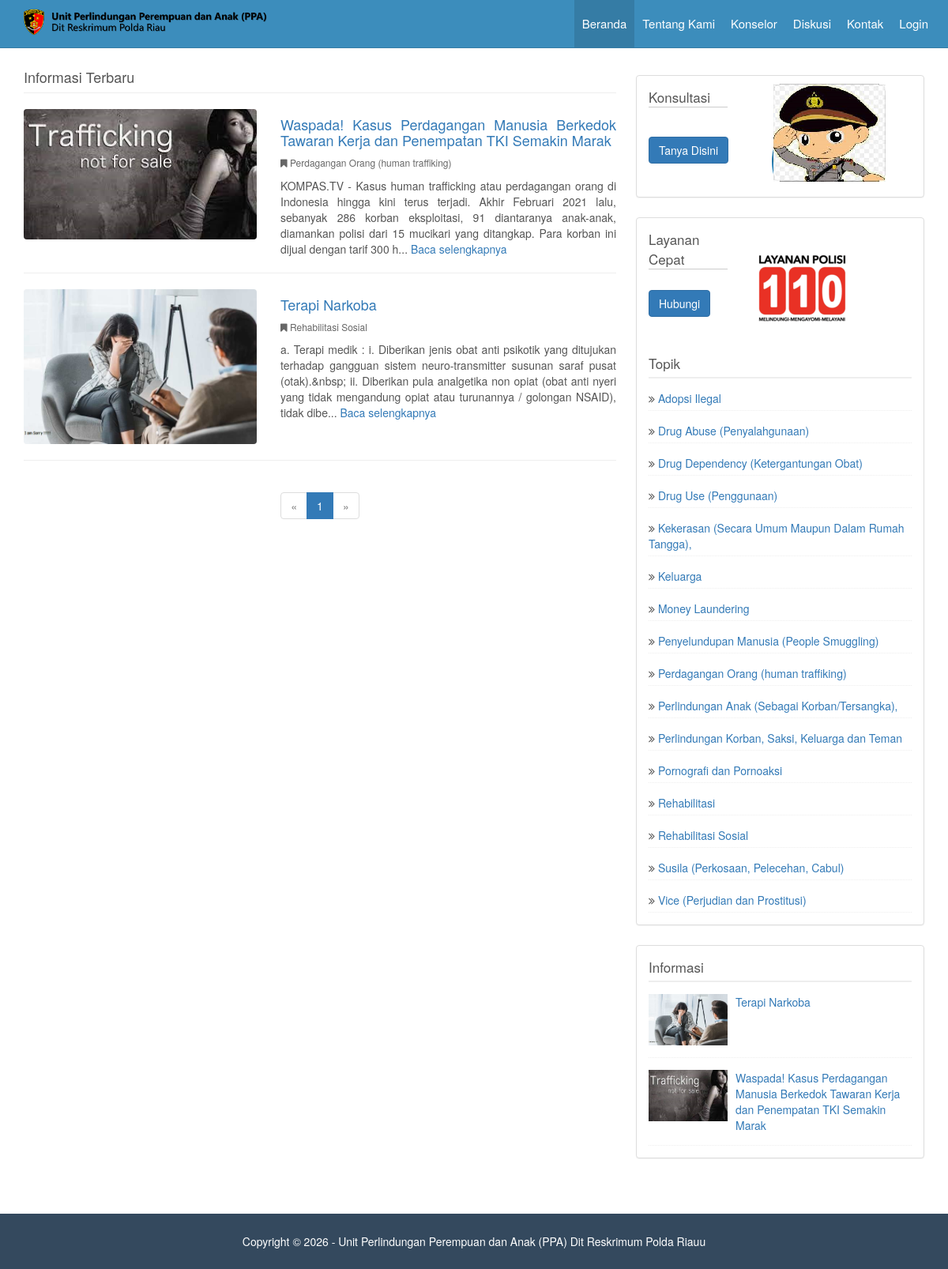
Screenshot of /main.php?page=home&hal=1 with the database file from the repository.
### tables this page shows
CREATE TABLE `tbl_informasi` (
  `id_informasi` int(11) NOT NULL,
  `tanggal` timestamp NOT NULL DEFAULT current_timestamp(),
  `judul` varchar(255) NOT NULL,
  `isi` text NOT NULL,
  `id_kategori` int(11) NOT NULL,
  `gambar` varchar(255) NOT NULL
);

CREATE TABLE `tbl_kategori` (
  `id_kategori` int(11) NOT NULL,
  `nama_kategori` varchar(100) NOT NULL
);

### sidebar-kanan.php (the view, shortened to what this page needs)
<?php
if ($_GET['page']=='home') {
    $margin = '25px';
} else {
    $margin = '45px';
}
?>
<?php
if (!empty($_SESSION['email_klien']) && !empty($_SESSION['password_klien'])) { ?>
    <div style="margin-top:<?php echo $margin; ?>" class="panel panel-default">
        <div class="panel-body">
            <p style="font-size:17px;border-bottom: 1px solid #ccc;width:100px">Konsultasi</p>
            <a class="btn btn-primary" href="?page=form_konsultasi&form=add">Tanya Disini</a>
            <img style="margin-top:-40px;margin-left:50px" src="assets/img/tanya-dokter.png">
        </div>
    </div>
<?php
} else { ?>
    <div style="margin-top:<?php echo $margin; ?>" class="panel panel-default">
        <div class="panel-body">
            <p style="font-size:17px;border-bottom: 1px solid #ccc;width:100px">Konsultasi</p>
            <a class="btn btn-primary" href="?page=login">Tanya Disini</a>
            <img style="margin-top:-40px;margin-left:50px" src="assets/img/tanya-dokter.png">
        </div>
    </div>
<?php
}
?>
<div style="margin-top:25px" class="panel panel-default">
    <div class="panel-body">
        <p style="font-size:17px;border-bottom: 1px solid #ccc;width:100px">Layanan Cepat</p>
        <a class="btn btn-primary" href="tel:110">Hubungi</a>
        <img style="margin-top:-40px;margin-left:50px" src="assets/img/110.gif">
    </div>
    <div class="panel-body">
        <p style="margin-bottom:5px;font-size:17px;border-bottom:2px solid #eee;padding-bottom:5px">Topik</p>
    <?php
    $query = mysqli_query($mysqli, "SELECT * FROM tbl_kategori ORDER BY nama_kategori ASC")
                        or die('Ada kesalahan pada query tampil data kategori : '.mysqli_error($mysqli));
    while($data = mysqli_fetch_assoc($query)) {
    ?>
        <div class="media">
            <div class="media-body">
                <i class="fa fa-angle-double-right"></i>
                <a class="media-heading" href="?page=kategori&id=<?php echo $data['id_kategori']; ?>"><?php echo $data['nama_kategori']; ?></a>
            </div>
        </div>
        <div style="border-bottom:1px dotted #eee;padding-bottom:5px"></div>
    <?php
    }
    ?>
    </div>
</div>
<div style="margin-top:25px" class="panel panel-default">
    <div class="panel-body">
        <p style="margin-bottom:5px;font-size:17px;border-bottom:2px solid #eee;padding-bottom:5px">Informasi</p>
    <?php
    $query = mysqli_query($mysqli, "SELECT * FROM tbl_informasi ORDER BY RAND() DESC LIMIT 6")
                        or die('Ada kesalahan pada query tampil data berita kesehatan : '.mysqli_error($mysqli));
    while($data = mysqli_fetch_assoc($query)) {
    ?>
        <div class="media">
            <div class="media-left">
                <a href="?page=detail&id=<?php echo $data['id_informasi']; ?>">
                    <img style="height:65px;width:100px" style="margin-top: 5px" class="media-object" src="images/informasi/<?php echo $data['gambar']; ?>" alt="Berita Kesehatan">
                </a>
            </div>
            <div class="media-body">
                <a class="media-heading" href="?page=detail&id=<?php echo $data['id_informasi']; ?>"><?php echo $data['judul']; ?></a>
            </div>
        </div>
        <div style="border-bottom:1px dotted #eee;padding-bottom:15px"></div>
    <?php
    }
    ?>
    </div>
</div>

### pages/home/view.php (shortened to what this page needs)
<?php
$isPaging = isset($_GET['hal']) && $_GET['hal'] !== '';
$page     = $isPaging ? max(1, (int)$_GET['hal']) : 1;
$batas = 5;
$qJumlah = mysqli_query($mysqli, "SELECT COUNT(*) AS total FROM tbl_informasi")
    or die('Ada kesalahan pada query jumlah_record: ' . mysqli_error($mysqli));
$rowJumlah = mysqli_fetch_assoc($qJumlah);
$jumlah = (int)($rowJumlah['total'] ?? 0);
$halaman = ($jumlah > 0) ? (int)ceil($jumlah / $batas) : 1;
$mulai   = ($page - 1) * $batas;
$query = mysqli_query(
    $mysqli,
    "SELECT a.*, b.nama_kategori
     FROM tbl_informasi a
     INNER JOIN tbl_kategori b ON a.id_kategori = b.id_kategori
     ORDER BY a.id_informasi DESC
     LIMIT $mulai, $batas"
) or die('Ada kesalahan pada query tampil data informasi : ' . mysqli_error($mysqli));
?>
<div class="row home-main">
    <div class="col-md-8 col-sm-8 col-xs-12">
        <div class="row">
            <div class="col-md-12">
                <h4 class="page-header home-info-title">Informasi Terbaru</h4>
                <?php while ($data = mysqli_fetch_assoc($query)) {
                    $isi = substr(strip_tags($data['isi']), 0, 280);
                    $id  = (int)$data['id_informasi'];
                ?>
                    <div class="row home-info-item">
                        <div class="col-md-5">
                            <a href="?page=detail&id=<?php echo $id; ?>">
                                <img class="img-responsive img-hover home-info-image"
                                     src="images/informasi/<?php echo htmlspecialchars($data['gambar']); ?>"
                                     alt="informasi">
                            </a>
                        </div>
                        <div class="col-md-7" style="text-align:justify">
                            <a href="?page=detail&id=<?php echo $id; ?>">
                                <h4><?php echo htmlspecialchars($data['judul']); ?></h4>
                            </a>
                            <p style="font-size:12px;color:#666">
                                <i class="fa fa-bookmark"></i> <?php echo htmlspecialchars($data['nama_kategori']); ?>
                            </p>
                            <?php echo htmlspecialchars($isi); ?>...
                            <a href="?page=detail&id=<?php echo $id; ?>">Baca selengkapnya</a>
                        </div>
                    </div>
                    <hr>
                <?php } ?>
                <div class="row text-center">
                    <div class="col-lg-12">
                        <ul class="pagination">
                            <?php if ($page <= 1) { ?>
                                <li class="disabled"><a href="javascript:void(0)">&laquo;</a></li>
                            <?php } else { ?>
                                <li><a href="?page=home&hal=<?php echo $page - 1; ?>">&laquo;</a></li>
                            <?php } ?>
                            <?php for ($x = 1; $x <= $halaman; $x++) { ?>
                                <li class="<?php echo ($x === $page) ? 'active' : ''; ?>">
                                    <a href="?page=home&hal=<?php echo $x; ?>"><?php echo $x; ?></a>
                                </li>
                            <?php } ?>
                            <?php if ($page >= $halaman) { ?>
                                <li class="disabled"><a href="javascript:void(0)">&raquo;</a></li>
                            <?php } else { ?>
                                <li><a href="?page=home&hal=<?php echo $page + 1; ?>">&raquo;</a></li>
                            <?php } ?>
                        </ul>
                    </div>
                </div>
            </div>
        </div>
    </div>
    <div class="col-md-4 col-sm-4 col-xs-12 home-sidebar">
        <?php include "sidebar-kanan.php"; ?>
    </div>
</div>

### assets/css/modern-business.css (style rules this page uses)
html, body { height: 100%; }
body { padding-top: 50px; }

### assets/css/style.css (style rules this page uses)
body { font-family: "Helvetica Neue", Helvetica, Arial, sans-serif; font-size: 14px; line-height: 1.42857143; color: #555; background-color: #fff; padding-top: 60px; }
.carousel-inner > .item > a > img, .carousel-inner > .item > img, .img-responsive, .thumbnail a > img, .thumbnail > img { display: block; height: auto; max-width: 100%; width: 100%; }
.home-main { margin-top: 10px; }
.home-info-title { margin-top: 18px; }
.home-info-item { margin-bottom: 10px; }
.home-info-image { width: 100%; height: auto; border-radius: 4px; }
.home-sidebar { padding-left: 10px; }

### rows the page displays
tbl_informasi: gambar (picture), judul "Waspada! Kasus Perdagangan Manusia Berkedok Tawaran Kerja dan Penempatan TKI Semakin Marak", id_kategori.nama_kategori "Perdagangan Orang (human traffiking)", isi "KOMPAS.TV - Kasus human trafficking atau perdagangan orang di Indonesia hingga kini terus terjadi. Akhir Februari 2021 lalu, sebanyak 286 korban eksploitasi, 91 diantaranya anak-anak, diamankan polisi dari 15 mucikari yang ditangkap. Para korban ini dijual dengan tarif 300 h"
tbl_informasi: gambar (picture), judul "Terapi Narkoba", id_kategori.nama_kategori "Rehabilitasi Sosial", isi "a. Terapi medik : i. Diberikan jenis obat anti psikotik yang ditujukan terhadap gangguan sistem neuro-transmitter susunan saraf pusat (otak).&nbsp; ii. Diberikan pula analgetika non opiat (obat anti nyeri yang tidak mengandung opiat atau turunannya / golongan NSAID), tidak dibe"
tbl_kategori: nama_kategori "Adopsi Ilegal"
tbl_kategori: nama_kategori "Drug Abuse (Penyalahgunaan)"
tbl_kategori: nama_kategori "Drug Dependency (Ketergantungan Obat)"
tbl_kategori: nama_kategori "Drug Use (Penggunaan)"
tbl_kategori: nama_kategori "Kekerasan (Secara Umum Maupun Dalam Rumah Tangga),"
tbl_kategori: nama_kategori "Keluarga"
tbl_kategori: nama_kategori "Money Laundering"
tbl_kategori: nama_kategori "Penyelundupan Manusia (People Smuggling)"
tbl_kategori: nama_kategori "Perdagangan Orang (human traffiking)"
tbl_kategori: nama_kategori "Perlindungan Anak (Sebagai Korban/Tersangka),"
tbl_kategori: nama_kategori "Perlindungan Korban, Saksi, Keluarga dan Teman"
tbl_kategori: nama_kategori "Pornografi dan Pornoaksi"
tbl_kategori: nama_kategori "Rehabilitasi"
tbl_kategori: nama_kategori "Rehabilitasi Sosial"
tbl_kategori: nama_kategori "Susila (Perkosaan, Pelecehan, Cabul)"
tbl_kategori: nama_kategori "Vice (Perjudian dan Prostitusi)"
